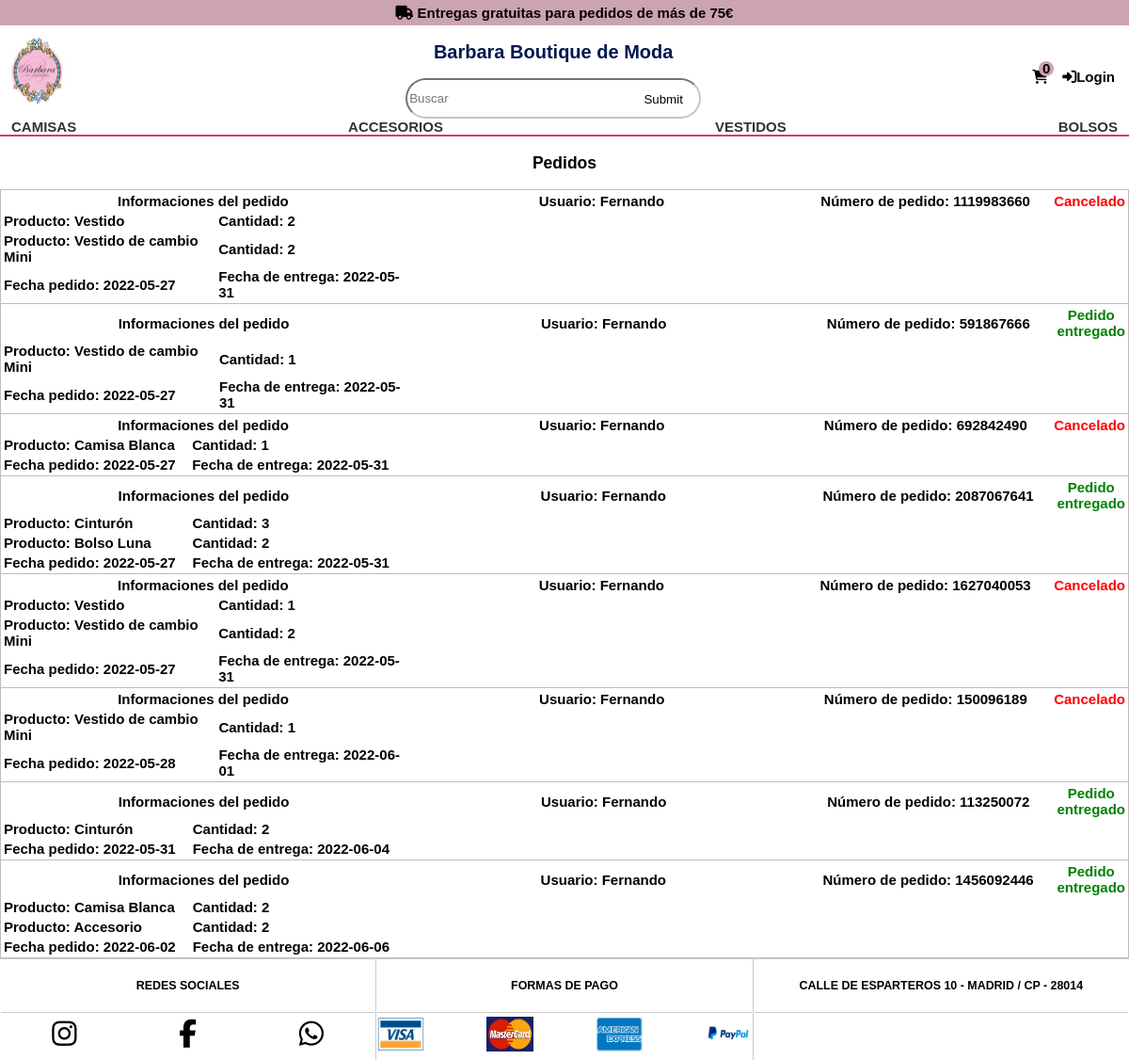
Page /php/controlador/buscarTodosPedidos.php on the committed database.
### tables this page shows
CREATE TABLE `pedidos` (
  `id_pedidos` int NOT NULL AUTO_INCREMENT,
  `numeroPedido` int DEFAULT NULL,
  `fechaPedido` date DEFAULT NULL,
  `fechaEntrega` date NOT NULL,
  `cancelado` tinyint(1) NOT NULL DEFAULT '0',
  `usuario_id` int DEFAULT NULL,
  `direcciones_id` int DEFAULT NULL,
  `tarjeta_id` int DEFAULT NULL,
  PRIMARY KEY (`id_pedidos`)
);

CREATE TABLE `usuarios` (
  `id_usuarios` int NOT NULL AUTO_INCREMENT,
  `nombre` varchar(30) DEFAULT NULL,
  `apellidos` varchar(30) DEFAULT NULL,
  `telefono` int DEFAULT NULL,
  `documento` char(12) DEFAULT NULL,
  `email` varchar(90) DEFAULT NULL,
  `password` char(20) DEFAULT NULL,
  `admin` tinyint(1) NOT NULL DEFAULT '0',
  PRIMARY KEY (`id_usuarios`)
);

CREATE TABLE `producto` (
  `id_producto` int NOT NULL AUTO_INCREMENT,
  `nombre` varchar(30) DEFAULT NULL,
  `titulo` varchar(100) DEFAULT NULL,
  `precio` decimal(5,2) DEFAULT NULL,
  `descripcion` varchar(700) DEFAULT NULL,
  `imagen_producto` varchar(150) DEFAULT NULL,
  `categorias_id` int DEFAULT NULL,
  `cantidad` int DEFAULT NULL,
  PRIMARY KEY (`id_producto`)
);

CREATE TABLE `pedidos_productos` (
  `id_pedidos_Productos` int NOT NULL AUTO_INCREMENT,
  `cantidad` int DEFAULT NULL,
  `pedidos_id` int DEFAULT NULL,
  `productos_id` int DEFAULT NULL,
  PRIMARY KEY (`id_pedidos_Productos`)
);

### php/controlador/buscarTodosPedidos.php (called while the page is built)
<?php
require_once(__DIR__."/../modelo/modeloMetodoPedidos.php");
    $pedidos = new modeloPedidos();
    $datos = $pedidos->mostrarTodosPedidos();
    require_once(__DIR__."/../vista/todosPedidosBD.php");
?>

### php/config/conexion.php (called while the page is built)
<?php
    function conectarse_parampdo($bd){
    $servername = "localhost";
    $username = "root";
    $password = "root";
    try {
        $conect = new PDO("mysql:host=$servername;dbname=$bd", $username, $password);
      $conect->setAttribute(PDO::ATTR_ERRMODE, PDO::ERRMODE_EXCEPTION);
    } catch(PDOException $e) {
        $conect->rollback();
        echo "la conexion ha fallado". $e->getMessage();
        exit;
  }
     return $conect;
  }
?>

### php/modelo/modeloMetodoPedidos.php (called while the page is built, shortened)
<?php
require_once ($_SERVER['DOCUMENT_ROOT']."/dashboard/TiendaOnlineTFG/php/config/conexion.php");
class modeloPedidos {
    public function __construct() {
        $this->productoDevuelto = array();
        $this->dbh = conectarse_parampdo("formulariotienda");
    }
    public function mostrarTodosPedidos(){
        $mostrarPedidos=$this->dbh->prepare("SELECT *, JSON_ARRAYAGG(json_object(
            'cantidad', pp.cantidad,
            'productos_id', pp.productos_id,
            'productos_nombre', t.nombre,
            'nombre', u.nombre
        )) AS pedidosProd FROM pedidos p inner join pedidos_productos pp on p.id_pedidos = pp.pedidos_id inner join producto t on pp.productos_id = t.id_producto inner join usuarios u on p.usuario_id = u.id_usuarios  group by p.id_pedidos order by p.fechaPedido;");
        $mostrarPedidos->execute();
        $estadoPedido= $mostrarPedidos->fetchAll(PDO::FETCH_OBJ);
        if (!empty($estadoPedido)){
            foreach ($estadoPedido as $res)
        {
            $this->productoDevuelto[]=$res;
        }
            return $this->productoDevuelto;
            $this->dbh=null;
        }
    }
}
?>

### php/vista/todosPedidosBD.php (the view, shortened to what this page needs)
<!DOCTYPE html>
<html lang="en">
    <head>
        <link rel="stylesheet" href="../../css/estilos.css">
        <link rel="stylesheet" href="../../css/estilosEspecificos.css">
    </head>
    <body>
        <div class="container">
            <?php include ($_SERVER['DOCUMENT_ROOT']."/dashboard/TiendaOnlineTFG/php/controlador/header.php"); ?>
            <div class="contenedorGeneralPedidosBD">
                <h3>Pedidos</h3>
                <?php
                    if(isset($datos)) {
                    foreach ($datos as $dato) {
                ?>
                <table>
                    <tr>
                        <th colspan="3">Informaciones del pedido</th>
                        <th colspan="3">Usuario: <?php echo $dato->nombre; ?></th>
                        <th colspan="3">Número de pedido: <?php echo $dato->numeroPedido; ?></th>
                        <th class="<?php echo $dato->cancelado == 1 ? 'cancelado' :'entregado' ?>" colspan="3"><?php
                        if($dato->cancelado == 1){
                        echo "Cancelado";
                        } else if ($dato->fechaEntrega > date("Y-m-d H:m:s")){
                        echo "Pendiente de entrega";
                        } else {
                        echo "<p>Pedido entregado</p>";
                        };?></th>
                    </tr>
                    <?php
                        foreach(json_decode($dato->pedidosProd, true) as $producto) {
                    ?>
                    <tr>
                        <td>Producto: <?php echo $producto['productos_nombre'] ?></td>
                        <td>Cantidad: <?php echo $producto['cantidad'] ?></td>
                    </tr>
                    <?php } ?>
                    <tr>
                        <td>Fecha pedido: <?php echo $dato->fechaPedido; ?></td>
                        <td>Fecha de entrega: <?php echo $dato->fechaEntrega; ?></td>
                    </tr>
                </table>
                <?php
                }
                    }    else {
                ?>
                    <p>No tiene pedidos.</p>
                <?php
                    }
                ?>
            </div>
        </div>
        <?php include ($_SERVER['DOCUMENT_ROOT']."/dashboard/TiendaOnlineTFG/php/vista/footer.php"); ?>
    </body>
</html>

### css/estilos.css (style rules this page uses)
body { font-size: 15px; background-color: #ffffff; margin: 0; font-family: Futura, Calibri, sans-serif; font-weight: 700; }
p { margin: 0; }
.container { width: 100%; }
.contenedorGeneralPedidosBD { min-height: calc(100vh - 275px); }

### css/estilosEspecificos.css (style rules this page uses)
h3 { text-align: center; }
table:first-of-type { border-top: 1px solid #c3bbbb; }
table { border: 1px solid #c3bbbb; border-top: 0px; }
table { width: 100%; }
table th { width: 38%; }
.cancelado { color:red; }
.entregado { color: green; }

### rows in the picture
pedidos: usuario.nombre "Fernando", numeroPedido "1119983660", cancelado "Cancelado", productos_nombre "Vestido", cantidad "2", productos_nombre "Vestido de cambio Mini", fechaPedido "2022-05-27", fechaEntrega "2022-05-31"
pedidos: usuario.nombre "Fernando", numeroPedido "591867666", cancelado "Pedido entregado", productos_nombre "Vestido de cambio Mini", cantidad "1", fechaPedido "2022-05-27", fechaEntrega "2022-05-31"
pedidos: usuario.nombre "Fernando", numeroPedido "692842490", cancelado "Cancelado", producto.nombre "Camisa Blanca", cantidad "1", fechaPedido "2022-05-27", fechaEntrega "2022-05-31"
pedidos: usuario.nombre "Fernando", numeroPedido "2087067641", cancelado "Pedido entregado", productos_nombre "Cinturón", cantidad "3", productos_nombre "Bolso Luna", cantidad "2", fechaPedido "2022-05-27", fechaEntrega "2022-05-31"
pedidos: usuario.nombre "Fernando", numeroPedido "1627040053", cancelado "Cancelado", producto.nombre "Vestido", producto.cantidad "1", productos_nombre "Vestido de cambio Mini", cantidad "2", fechaPedido "2022-05-27", fechaEntrega "2022-05-31"
pedidos: usuario.nombre "Fernando", numeroPedido "150096189", cancelado "Cancelado", productos_nombre "Vestido de cambio Mini", cantidad "1", fechaPedido "2022-05-28", fechaEntrega "2022-06-01"
pedidos: usuario.nombre "Fernando", numeroPedido "113250072", cancelado "Pedido entregado", productos_nombre "Cinturón", cantidad "2", fechaPedido "2022-05-31", fechaEntrega "2022-06-04"
pedidos: usuario.nombre "Fernando", numeroPedido "1456092446", cancelado "Pedido entregado", producto.nombre "Camisa Blanca", pedidos_productos.cantidad "2", productos_nombre "Accesorio", cantidad "2", fechaPedido "2022-06-02", fechaEntrega "2022-06-06"

### other values in the picture
$cantidadCestaTotal "0"
